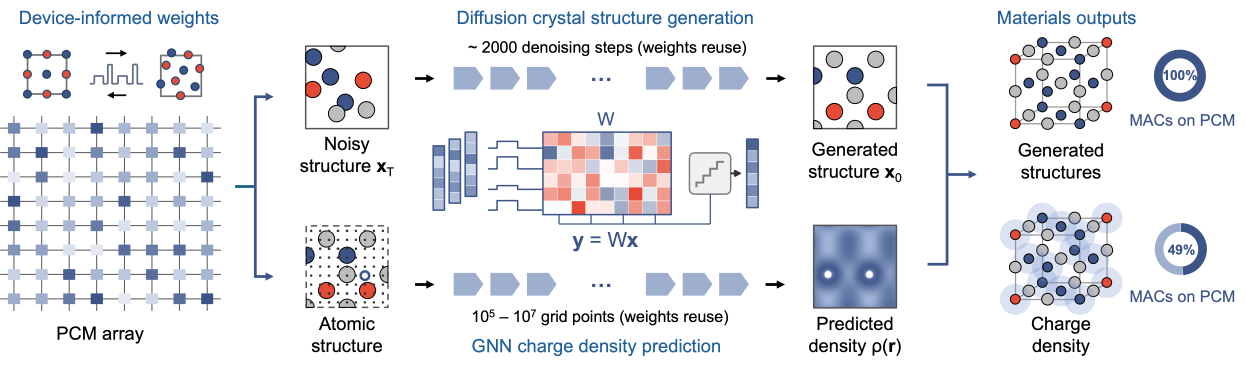
#> input picture figures/out/fig1.png, 4982 x 1471 px (shown at 1/4 size)
$ jupyter execute conf_fig1_concept.ipynb
#> lines starting #> are read from the running program, lines starting #| are printed output that depends on the picture
# Conference concept figure (Fig. 2 in the page, right of the experiment figure)

**Claim.** PCM conductance states define the weight levels of a crossbar that runs two pretrained materials models (diffusion crystal-structure generation, GNN charge-density prediction) with the same programmed weights reused over thousands of evaluations.

Source: `figures/out/fig1.png` (author's PowerPoint export; 2026-10-20 version without the conductance curve). This notebook only conditions the raster: alpha flattened on white, white margins cropped, resampled (Lanczos) to `CONCEPT_W_MM` at 600 dpi, the width it is placed at in the page (right part of the first row; the experiment figure takes the rest of the 178 mm). No panel letters (single panel).

[cell 1]
import sys, json
from pathlib import Path
sys.path.insert(0, str(Path.cwd()))
from style import *
from PIL import Image
SRC = FIG_OUT / 'fig1.png'
OUT = FIG_OUT / 'conf_fig1'
DPI = 600
PAD = 12          # px of white kept around the content (at the source resolution)
WHITE_TOL = 245   # a pixel is background if all channels >= this
CONCEPT_W_MM = 116.0   # placed width in the page row (experiment 58 mm + 4 mm gap + concept = 178 mm)

[cell 2]
im = Image.open(SRC)
#> im is the input picture: PIL image 4982x1471 RGBA; mean R, G, B, A 29.1, 30.3, 34.7, 49.2
if im.mode in ('RGBA', 'LA', 'P'):
    im = im.convert('RGBA'); bg = Image.new('RGBA', im.size, (255, 255, 255, 255)); im = Image.alpha_composite(bg, im)
#> after `bg = Image.new('RGBA', im.size, (255, 255, 255, 255))`: bg: PIL image 4982x1471 RGBA; every value is 255
im = im.convert('RGB')
#> im: PIL image 4982x1471 RGB
a = np.asarray(im)
ys, xs = np.where((a < WHITE_TOL).any(-1))
im = im.crop((max(xs.min() - PAD, 0), max(ys.min() - PAD, 0), min(xs.max() + PAD + 1, im.width), min(ys.max() + PAD + 1, im.height)))
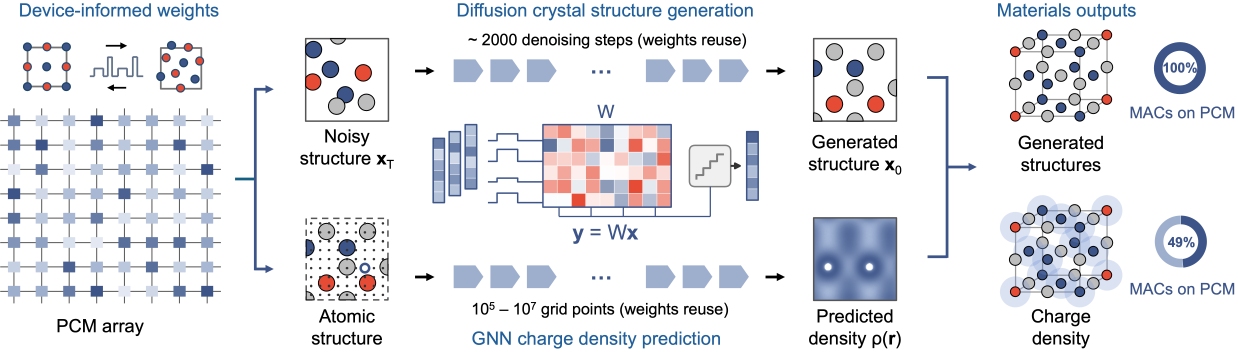
#> im: PIL image 4949x1407 RGB (shown at 1/4 size); mean R, G, B 232.2, 233, 236.8
w_px = int(CONCEPT_W_MM * MM * DPI)
out = im.resize((w_px, round(im.height * w_px / im.width)), Image.LANCZOS)
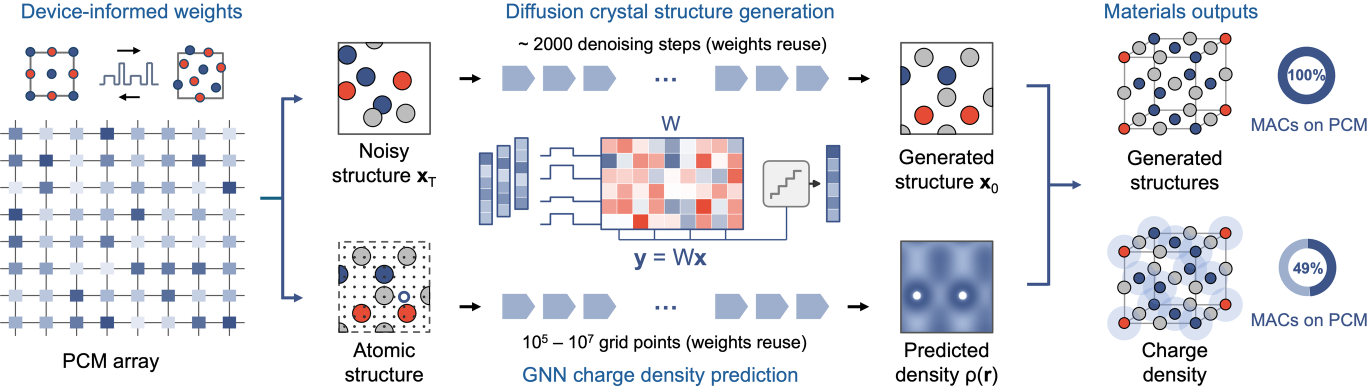
#> out: PIL image 2740x779 RGB (shown at 1/2 size); mean R, G, B 232.1, 232.9, 236.8
OUT.mkdir(parents=True, exist_ok=True)
out.save(OUT / 'conf_fig1.png', dpi=(DPI, DPI))
print('source', Image.open(SRC).size, '-> cropped', im.size, '-> out', out.size,
      f'= {out.width / DPI * 25.4:.1f} x {out.height / DPI * 25.4:.1f} mm')
#| source (4982, 1471) -> cropped (4949, 1407) -> out (2740, 779) = 116.0 x 33.0 mm
json.dump({'width_mm': out.width / DPI * 25.4, 'height_mm': out.height / DPI * 25.4}, open(OUT / 'size.json', 'w'))
display(NotebookImage(filename=str(OUT / 'conf_fig1.png'), width=int(out.width * 0.25)))
